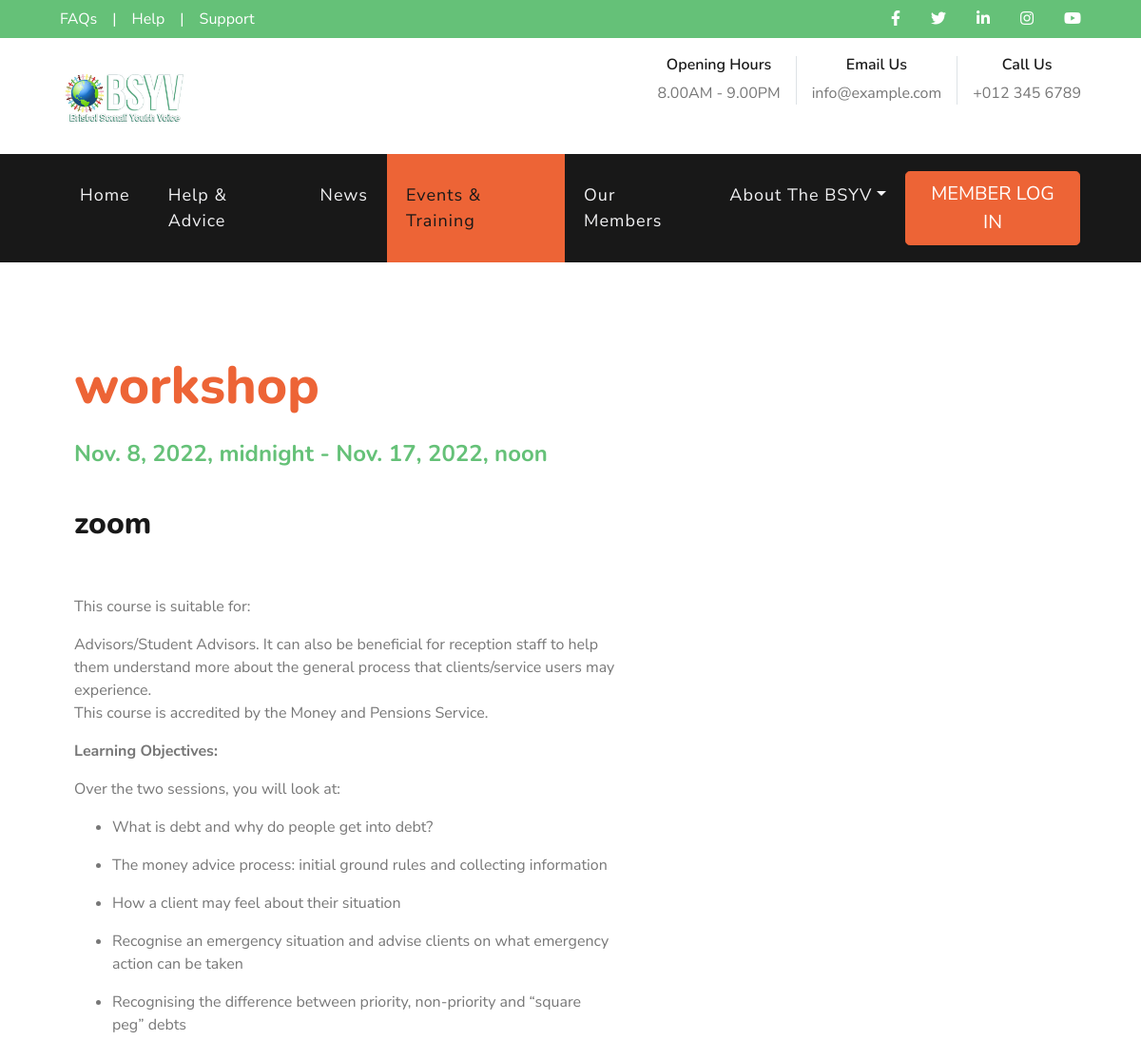
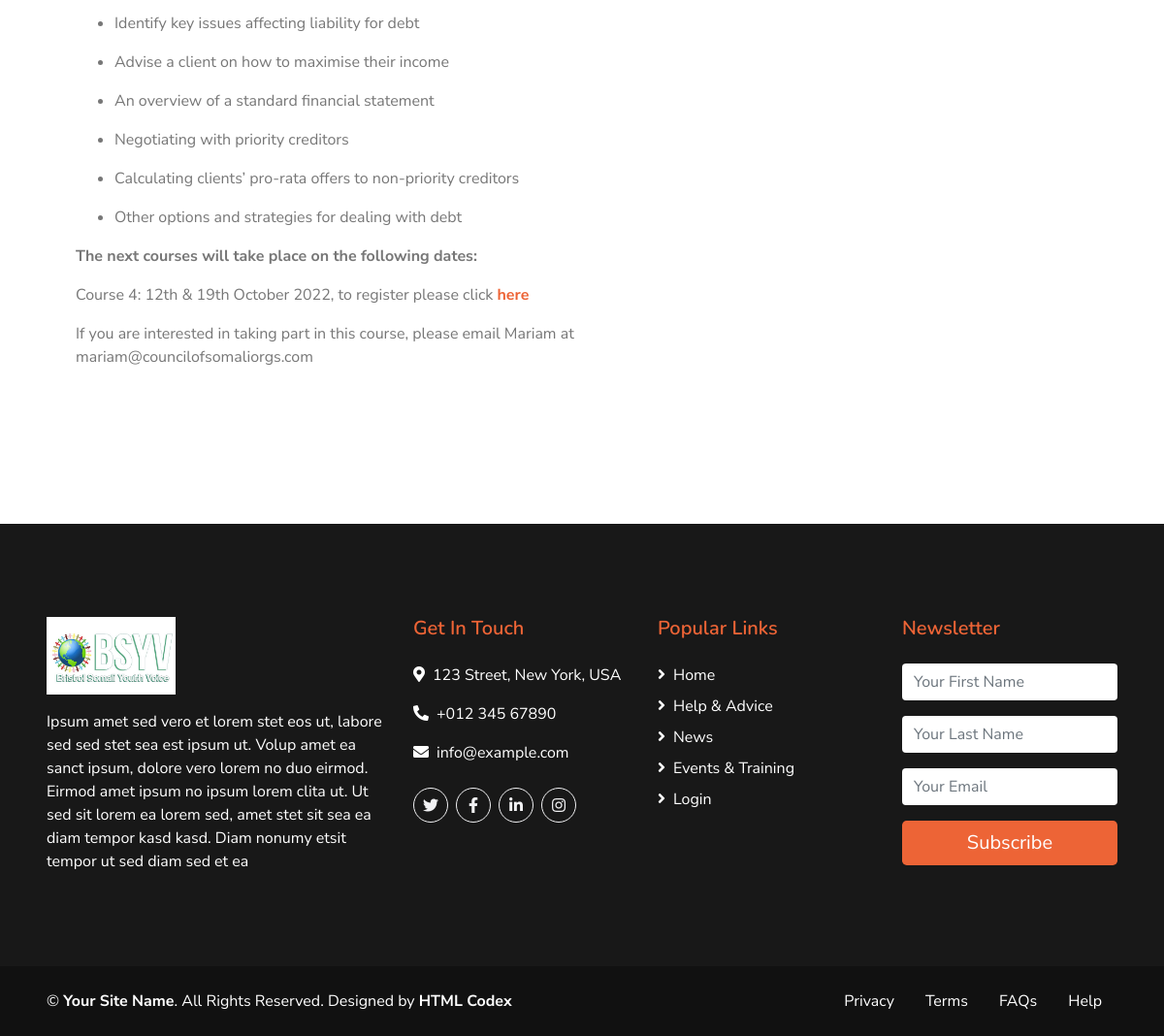
Screenshot of /events-and-training/workshop-1 with the database file from the repository (2 pictures, top to bottom).
### community/models.py (models this page shows, shortened)
class events_table(models.Model):
    class Meta:
        verbose_name_plural = 'Event Table'
    title = models.CharField(max_length=255)
    slug = models.SlugField(default="Auto-Generate", editable=False)
    From_Time = models.DateTimeField()
    To_Time = models.DateTimeField()
    Via = models.CharField(max_length=255)
    image = models.ImageField(upload_to='events/', default=None, blank=True, null=True)
    Details = RichTextField(blank=True, null=True)
    active = models.BooleanField(default=True)

### community/views.py (the view)
# urls.py: path('events-and-training/<str:slug>', views.event_details, name="event_details"),
def event_details(request, slug):
    if events_table.objects.filter(active=True, slug=slug):
        get_events = events_table.objects.get(active=True, slug=slug)
        context = {'get_events':get_events}
        return render(request, 'event_details.html', context)
    else:
        return render(request, '404_page.html')

### templates/event_details.html (shortened to what this page needs)
{% extends 'base.html' %}
{% load static %}
{% block active_events_and_training %}active{% endblock %}
{% block body %}
    <div class="container py-5">
        <div class="row py-5">
            <div class="col-lg-7 pb-5 pb-lg-0 px-3 px-lg-5">
                <h2 class="display-4 mb-4"><span class="text-primary"><span style="font-size:55px;">{{ get_events.title }}</span></span></h2>
                <h4 class="text-secondary mb-3">{{ get_events.From_Time }} - {{ get_events.To_Time }}</h4><br>
                <h2>{{ get_events.Via }}</h2>
                <br>
                <br>
                {{ get_events.Details | safe }}
            </div>
            <div class="col-lg-5">
            </div>
        </div>
    </div>
{% endblock %}

### rows the page displays
events_table: title "workshop", From_Time "Nov. 8, 2022, midnight", To_Time "Nov. 17, 2022, noon", Via "zoom", Details "This course is suitable for: Advisors/Student Advisors. It can also be beneficial for reception staff to help them understand more about the general process that clients/service users may experience. This course is accredited by the Money and Pensions Service. Learning Objectives: Over the two sessions, you will look at: What is debt and why do people get into debt? The money advice process: initial ground rules and collecting information How a client may feel about their situation Recognise an emergency situation and advise clients on what emergency action can be taken Recognising the difference between priority, non-priority and “square peg” debts Identify key issues affecting liability…"
